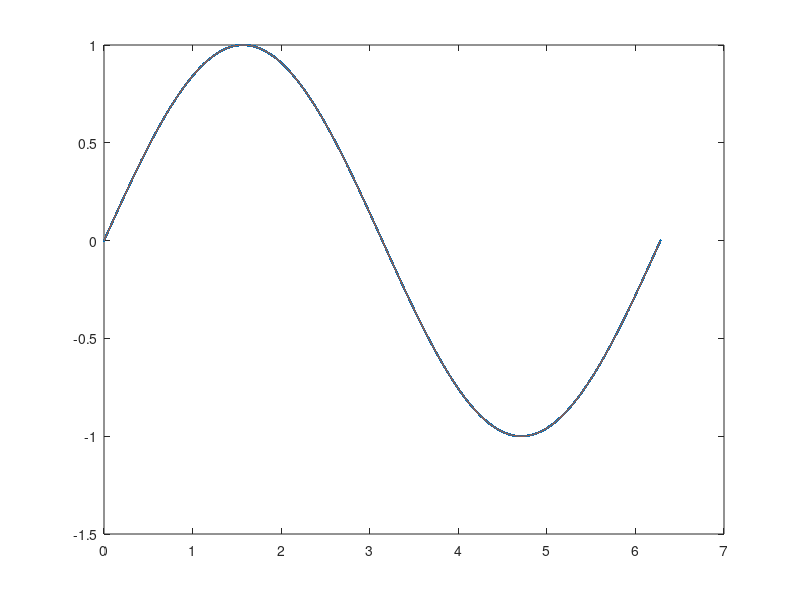

Reproduce this figure in MATLAB.
function FEM_1d_for_ND
%%
%-u"=sinx   in [0,2*pi],
%u'(0)=1, u(2*pi)=0;
%
tic
format long;
pde.left_boundary_Neumann=1;
pde.right_boundary_Dirichlet=0;
pde.start_point=0;
pde.end_point=2*pi;

 %n_iter=13;
 %[L2_convergenceOrder,H1_convergenceOrder]=convergenceOrder(n_iter,pde)

N=1000;
[L2_error,H1_error]=run_main(N,pde)
toc
end

function [L2_error,H1_error]=run_main(N,pde)
%%
% 处理边值条件的方法
boundary_method=1;  % 1  2  3
Length=pde.end_point-pde.start_point;
h=Length/N;
x=(pde.start_point:h:pde.end_point)';

% [-1,1]区间上五点Guass积分公式的取点和权重
positions=[-0.906179845938664,-0.538469310105683,0,0.538469310105683,0.906179845938664];
weights=[0.236926885056189;0.478628670499366;0.568888888888889;0.478628670499366;0.236926885056189];

% 生成刚度矩阵
A=stiffnessMatrix(N,h);

% 生成右端项
F=rightHands(x,N,h,positions,weights);

% 处理边界条件
[A,F]=boundaryMatrix(A,F,x,N,h,pde,boundary_method);

% solve A\F
u=solveAF(A,F,N,pde,boundary_method);

% 计算误差
[L2_error,H1_error]=errorEstimate(u,x,N,h,positions,weights);

% plot figure
plotFigure(x,u,pde)
end

function A=stiffnessMatrix(N,h)
%% Generate stiffness matrix
A=sparse(N+1,N+1);
% 因为函数简单, 直接计算出数值即可
for i=1:N
    A(i,i)=A(i,i)+1/h;  
    A(i,i+1)=A(i,i+1)-1/h;
    A(i+1,i)=A(i+1,i)-1/h;
    A(i+1,i+1)=A(i+1,i+1)+1/h;   
end
end

function F=rightHands(x,N,h,positions,weights)
%% Generate right hands
F=zeros(N+1,1);
for i=1:N
    inter_point=get_integration_points(x(i),x(i+1),positions);
    f_values=f(inter_point);
    b_values_l=basis_function_l(inter_point,x(i),h);
    b_values_r=basis_function_r(inter_point,x(i+1),h);
    F(i)=F(i)+Gauss_Quadrature_formula(h,f_values.*b_values_r,weights);
    F(i+1)=F(i+1)+Gauss_Quadrature_formula(h,f_values.*b_values_l,weights);   
end
end

function [A,F]=boundaryMatrix(A,F,x,N,h,pde,boundary_method)
%% boundary condition
if boundary_method==1
    A(N+1,:)=0;
    A(N+1,N+1)=1;
    F(N+1)=pde.right_boundary_Dirichlet;
    F(1)=F(1)-pde.left_boundary_Neumann*basis_function_r(pde.start_point,x(2),h);
elseif boundary_method==2
    A(N+1,:)=[];
    A(:,N+1)=[];
    F(N+1)=[];
    F(1)=F(1)-pde.left_boundary_Neumann*basis_function_r(pde.start_point,x(2),h);
else
    A(N+1,N+1)=10^15;
    F(N+1)=10^15*pde.right_boundary_Dirichlet;
    F(1)=F(1)-pde.left_boundary_Neumann*basis_function_r(pde.start_point,x(2),h);
end  %neumann边值条件只有一种处理方式, 可以写在if外面
end

function u=solveAF(A,F,N,pde,boundary_method)
%% solve A\F
if boundary_method==1||boundary_method==3
    u=A\F;
else
    u=zeros(N+1,1);
    u(1:N)=A\F;
    u(N+1)=pde.right_boundary_Dirichlet;
end
end

function [L2_error,H1_error]=errorEstimate(u,x,N,h,positions,weights)
%% Error estimate
i1=1:N;
j1=2:N+1;
inter_point=get_integration_points(x(i1),x(j1),positions);
value_num=basis_function_l(inter_point,repmat(x(i1),1,length(positions)),h).*repmat(u(j1),1,length(positions))+...
    basis_function_r(inter_point,repmat(x(j1),1,length(positions)),h).*repmat(u(i1),1,length(positions));

value_num_derivatives=(1/h).*ones(size(inter_point)).*repmat(u(j1)-u(i1),1,length(positions));
value_ture=ture_sol(inter_point);
value_ture_derivatives=ture_sol_der(inter_point);
values=(value_num-value_ture).^2;
values_derivatives=(value_num_derivatives-value_ture_derivatives).^2;
L2_error=sqrt(sum(Gauss_Quadrature_formula(h,values,weights)));
H1_error=sqrt(sum(Gauss_Quadrature_formula(h,values_derivatives,weights)));  %H1半模
end

function plotFigure(x,u,pde)
%% Plot figure
x_ture=pde.start_point:0.01:pde.end_point;
ture_u=ture_sol(x_ture);
plot(x,u,'.',x_ture,ture_u)
end

function y=ture_sol(x)
%% Exact solution
y=sin(x);
end

function y=ture_sol_der(x)
%% Derivatives of exaxt solution
y=cos(x);
end

function y=f(x)
%% Right hand function 
y=sin(x);
end

function  y=basis_function_l(x,intervel_left,h)
%% Left of basis function
y=(x-intervel_left)./h;
end

function  y=basis_function_r(x,intervel_right,h)
%% Right of basis function
y=-(x-intervel_right)./h;
end


function y=Gauss_Quadrature_formula(h,values,weights)
%% Gauss Quadrature formula
y=0.5*h*values*weights;
end

function y=get_integration_points(x1,x2,positions)
%% Get integration points
h=x2-x1;
y=h*0.5*positions+repmat((x1+x2)*0.5,1,5);
end


function [L2_convergenceOrder,H1_convergenceOrder]=convergenceOrder(N,pde)
%% Compute the convergence order
L2_error_array=zeros(N,1);
H1_error_array=zeros(N,1);
L2_convergenceOrder=zeros(N-1,1);
H1_convergenceOrder=zeros(N-1,1);
N_vector=2.^(0:N-1).*10;

num_freedom=N_vector;
for i=1:N
    [L2_error,H1_error]=run_main(N_vector(i),pde);
    L2_error_array(i)=L2_error;
    H1_error_array(i)=H1_error;
end
for i=1:N-1
    L2_convergenceOrder(i)=log2(L2_error_array(i)/L2_error_array(i+1));
    H1_convergenceOrder(i)=log2(H1_error_array(i)/H1_error_array(i+1));
end
figure(2)
loglog(num_freedom,H1_error_array,'-o',num_freedom,exp(-1*log(num_freedom)+1.5),'',...
    num_freedom,L2_error_array,'-*',num_freedom,exp(-2*log(num_freedom)+1),'-.')
xlabel('degree of freedom in log scale');
ylabel('error in log scale');
hleg1=legend('H1-norm','slope of order 1','L2-norm','slope of order 2','Location','NorthEast');
title('Convergence Order')
%axis([1e2,1e4,1e-4,1e1])
end